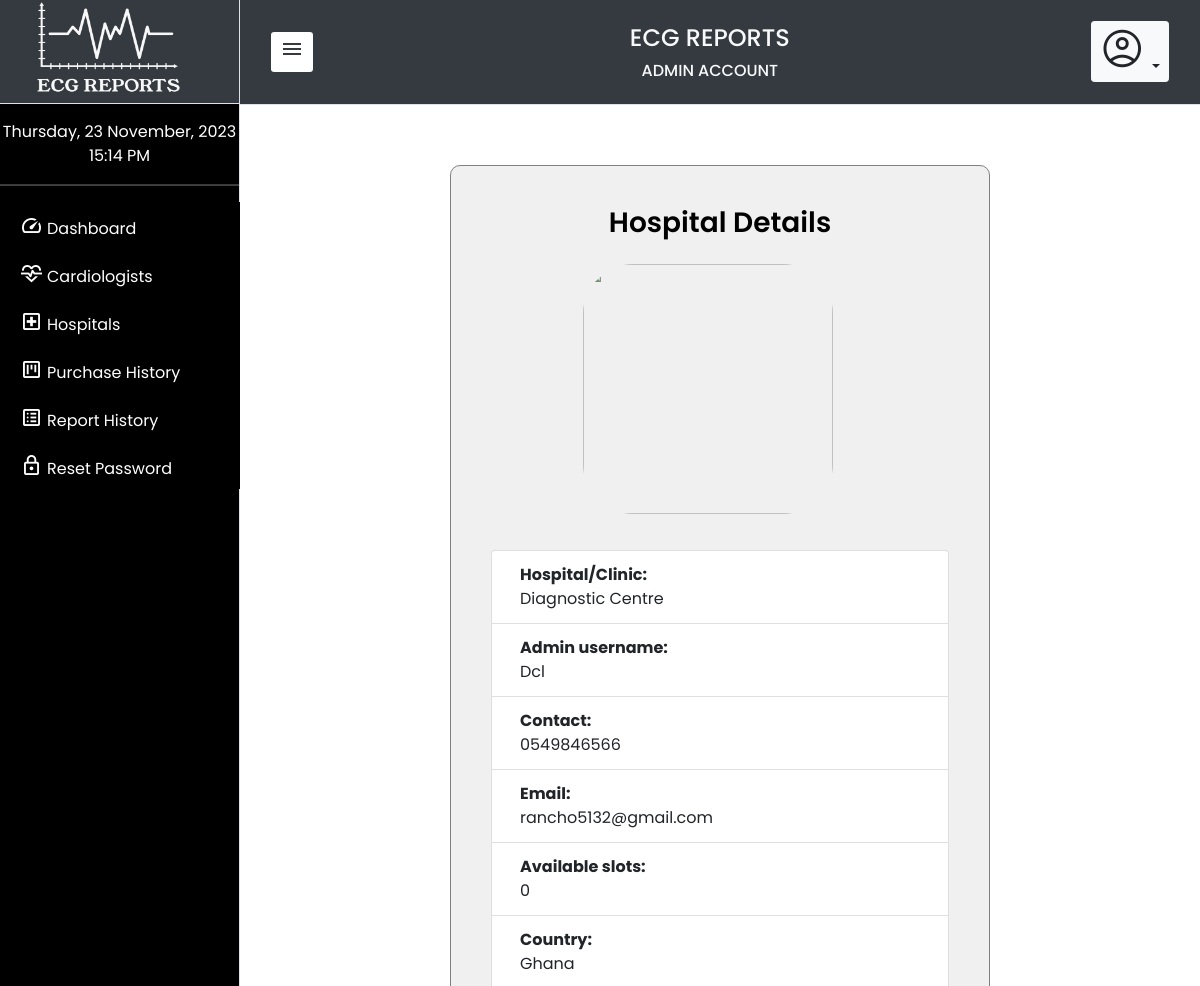
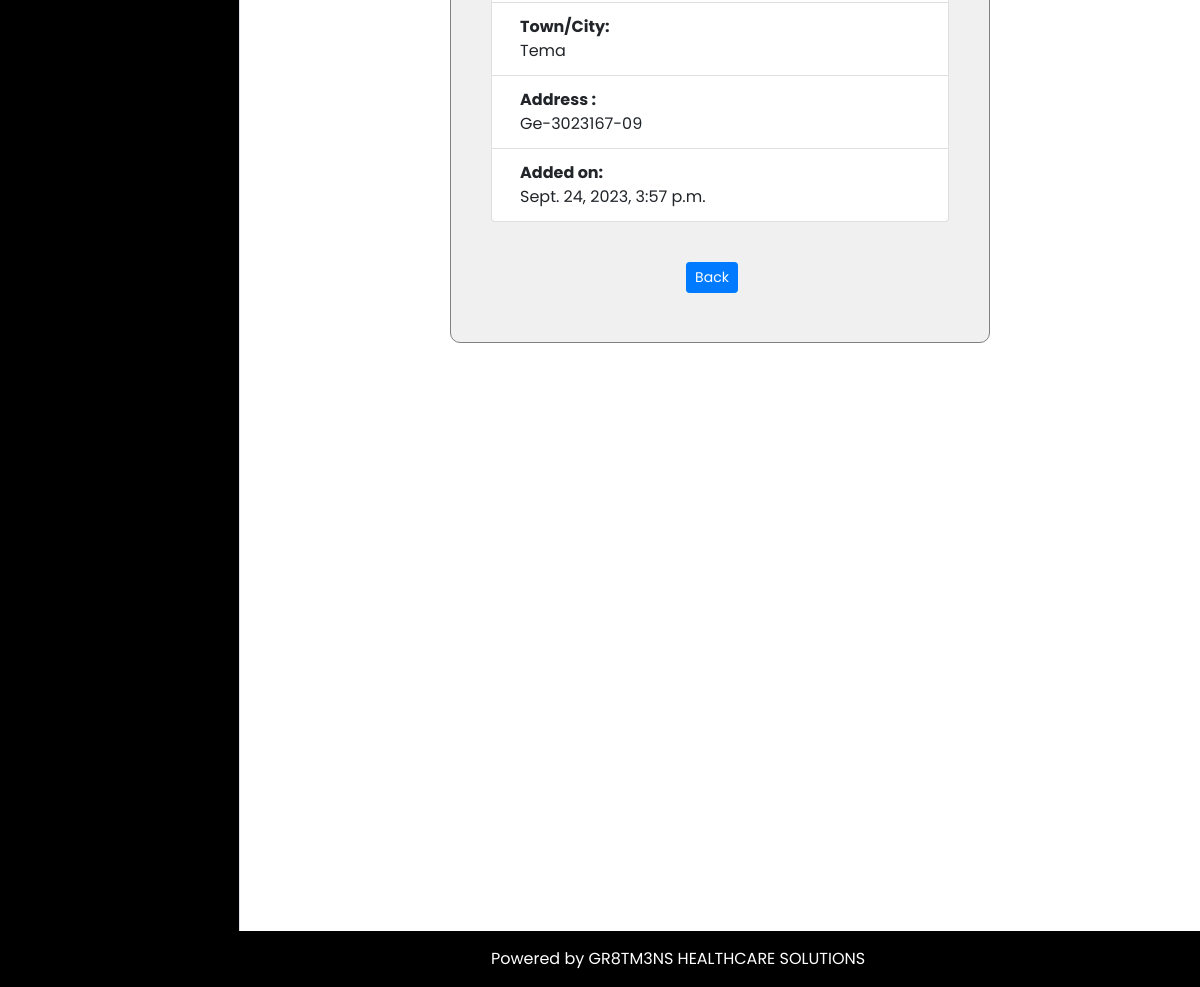
Page /superuser/view-hospital-details/3 (signed in) on the committed database (2 pictures, top to bottom).
### superuser/models.py (models this page shows, shortened)
class Hospital(models.Model):
    user = models.ForeignKey(User, on_delete=models.CASCADE)
    hospital_name = models.CharField(max_length=255, null=True)
    available_slots = models.IntegerField(default=0)
    logo = models.ImageField(upload_to = 'logo-uploads/', default = 'superuser\static\superuser\media\ekg.png', blank=True)
    contact = models.CharField(max_length=255, default='1234567890', null=True)
    country = models.CharField(max_length=255, default='Ghana', null=True)
    town = models.CharField(max_length=255, null=True)
    address = models.CharField(max_length=255, null=True)
    created_on = models.DateTimeField(auto_now_add=True)

class User(AbstractUser):
    is_admin = models.BooleanField(default=False)
    is_cardio = models.BooleanField(default=False)
    is_hospital = models.BooleanField(default=False)

### superuser/views.py (the view)
# urls.py: path('view-hospital-details/<int:pk>', views.viewHospitalDetails, name="viewHospitalDetails"),
@login_required(login_url='login:login')
def viewHospitalDetails(request, **kwargs):
    template_name = 'superuser/view-hospital-details.html'
    page = 'View Hospital Details'
    pk = kwargs.get('pk')
    hospital = get_object_or_404(Hospital, pk=pk)
    return render(request, template_name, {
        'hospital': hospital,
        'page': page
        })

### superuser/context_processors.py (called while the page is built)
def counter(request):
    now = datetime.now()
    year = now.year
    date = now.strftime("%A, %d %B, %Y")
    time = now.strftime("%H:%M %p")
    return { 'date': date, 'time': time, 'year':year }

### superuser/templates/superuser/view-hospital-details.html (shortened to what this page needs)
{% extends 'superuser/base.html' %}
{% load static %}
{% block content %}
        <div class="form-body">
            <div class="row">
                <div class="form-holder">
                    <div class="form-content">
                        <div class="form-items">
                            <h3 class="text-center mb-4">Hospital Details</h3>
                            <div class='top-image'>
                                {% if hospital.logo %}
                                <img src="{{ hospital.logo.url }}" width="250px" height="250px">
                                {% else %}
                                <img src="{% static 'superuser/media/profile.png' %}" width="250px" height="250px">
                                {% endif %}
                            </div>
                            <ul class="list-group">
                                  <li class="list-group-item d-flex justify-content-between align-items-start">
                                    <div class="ms-2 me-auto">
                                      <div class="fw-bold">Hospital/Clinic:</div>{{ hospital.hospital_name }}
                                    </div>
                                  </li>
                                  <li class="list-group-item d-flex justify-content-between align-items-start">
                                    <div class="ms-2 me-auto">
                                      <div class="fw-bold">Admin username:</div>
                                      {{ hospital.user.username }}
                                    </div>
                                  </li>
                                <li class="list-group-item d-flex justify-content-between align-items-start">
                                  <div class="ms-2 me-auto">
                                    <div class="fw-bold">Contact:</div>{{ hospital.contact}}
                                  </div>
                                </li>
                                <li class="list-group-item d-flex justify-content-between align-items-start">
                                  <div class="ms-2 me-auto">
                                    <div class="fw-bold">Email:</div>
                                    {{ hospital.user.email }}
                                  </div>
                                </li>
                                <li class="list-group-item d-flex justify-content-between align-items-start">
                                  <div class="ms-2 me-auto">
                                    <div class="fw-bold">Available slots:</div>
                                    {{ hospital.available_slots }}
                                  </div>
                                </li>
                                <li class="list-group-item d-flex justify-content-between align-items-start">
                                  <div class="ms-2 me-auto">
                                    <div class="fw-bold">Country:</div>
                                    {{ hospital.country }}
                                  </div>
                                </li>
                                <li class="list-group-item d-flex justify-content-between align-items-start">
                                    <div class="ms-2 me-auto">
                                      <div class="fw-bold">Town/City:</div>
                                      {{ hospital.town }}
                                    </div>
                                </li>
                            <li class="list-group-item d-flex justify-content-between align-items-start">
                              <div class="ms-2 me-auto">
                                <div class="fw-bold">Address :</div>
                                {% if hospital.address %}
                                    {{ hospital.address }}
                                {% else %}
                                    Not Provided
                                {% endif %}
                              </div>
                            </li>
                            <li class="list-group-item d-flex justify-content-between align-items-start">
                              <div class="ms-2 me-auto">
                                <div class="fw-bold">Added on:</div>
                                {{ hospital.created_on }}
                              </div>
                          </li>
                  </ul>
<br/>
                              <div class="mt-3 text-center">
                                <a onclick="window.history.go(-1); return false;"><button type="button" class="btn btn-primary btn-sm mr-3">Back</button></a>
                            </div>
                        </div>
                    </div>
                </div>
            </div>
        </div>
{% endblock %}

### superuser/static/superuser/css/style.css (style rules this page uses)
:root { --baseColor: #343A40; }
*, body { font-family: 'Poppins', sans-serif; font-weight: 400; -webkit-font-smoothing: antialiased; text-rendering: optimizeLegibility; -moz-osx-font-smoothing: grayscale; }
.form-holder { display: flex; flex-direction: column; justify-content: center; align-items: center; text-align: center; min-height: 100vh; background-color: #fff; }
.form-holder .form-content { position: relative; text-align: center; display: -webkit-box; display: -moz-box; display: -ms-flexbox; display: -webkit-flex; display: flex; -webkit-justify-content: center; justify-content: center; -webkit-align-items: center; align-items: center; padding: 60px; }
.form-content .form-items { border: 1px solid grey; padding: 40px; display: inline-block; width: 100%; min-width: 540px; -webkit-border-radius: 10px; -moz-border-radius: 10px; border-radius: 10px; text-align: left; -webkit-transition: all 0.4s ease; transition: all 0.4s ease; }
.form-content h3 { color: #000; text-align: left; font-size: 28px; font-weight: 600; margin-bottom: 5px; }

### superuser/static/superuser/css/styles.css (style rules this page uses)
:root { --baseColor: #343A40; }
.form-body .row .form-holder .form-content .form-items { background-color: #f0f0f0; }
.form-body .row .form-holder .form-content .form-items .text-center { margin-bottom: 2%; }
.form-body .row .form-holder .form-content .form-items img { margin-left: 20%; margin-bottom: 8%; border-radius: 50px; }

### rows in the picture
Hospital: hospital_name "Diagnostic Centre", user.username "Dcl", contact "0549846566", user.email "rancho5132@gmail.com", available_slots "0", country "Ghana", town "Tema", address "Ge-3023167-09", created_on "Sept. 24, 2023, 3:57 p.m."
